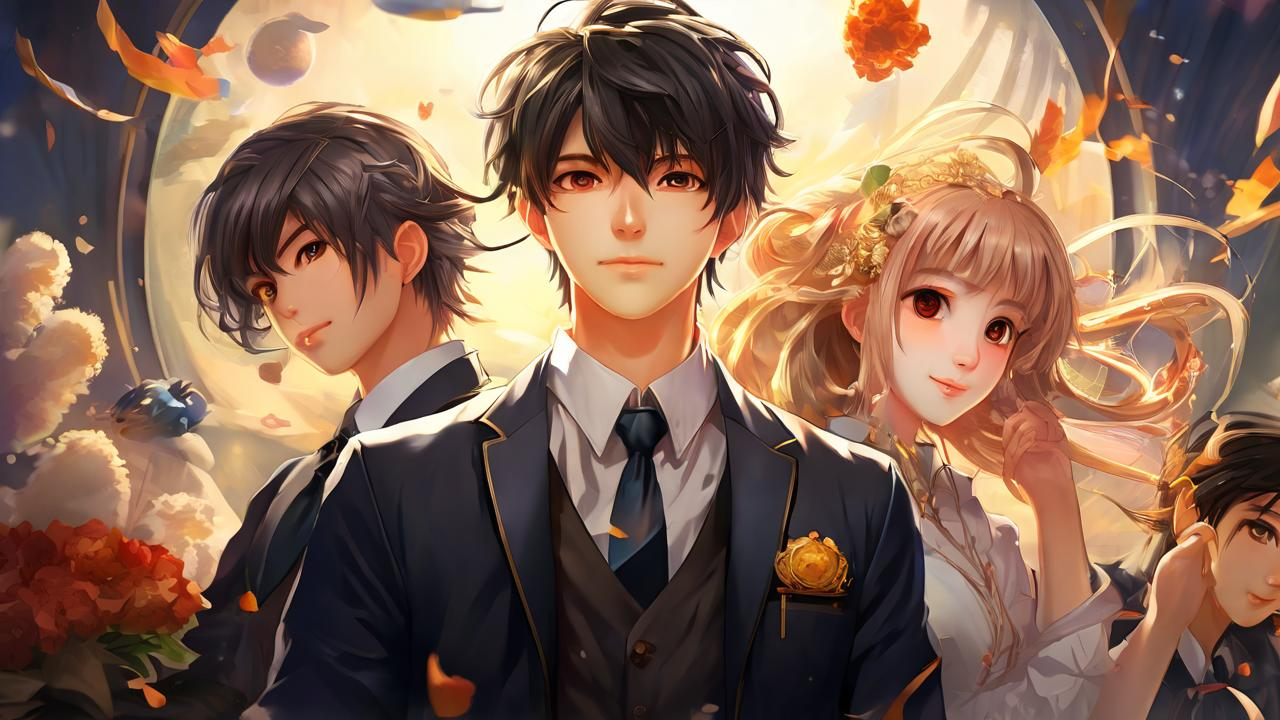
#> input picture asset/test.jpg, 1280 x 720 px; its folder holds only this picture in this run
$ python -i process_image_effect.py   (imports and definitions only)
#> lines starting #> are read from the running program, lines starting #| are printed output that depends on the picture; after the words box and inside, x2 and y2 are one past the last pixel; in counts of white or black regions, pixels touching at a corner belong together
#> further down, picture is the input picture: shape (720, 1280, 3); mean B, G, R 85.1, 104.1, 135.4
from functools import partial
from itertools import cycle
from random import random, randint

import numpy as np
import cv2
from PIL import Image
from moviepy.video.VideoClip import ImageClip

from constant import resize_image

# 决定移动大小
spacing = 35

options = ["放大", "上", "下", "上", "下", "上", "下", "上", "下", "上", "下", "上", "下", "上", "下", "上", "下", "左", "右", "左放大", "右放大"]
effects_cycle = cycle(options)
current_effect_index = 0


# [171 lines left out: functions get_next_effect, precess_image_clip, exposure_effect, jitter_effect, exposure_jitter_effect, vibration_effect and 5 more, not called in this run]


# 白色发光
def soul_out_of_body_effect(image):
    # 将图像转换为灰度图
    gray_image = cv2.cvtColor(image, cv2.COLOR_BGR2GRAY)
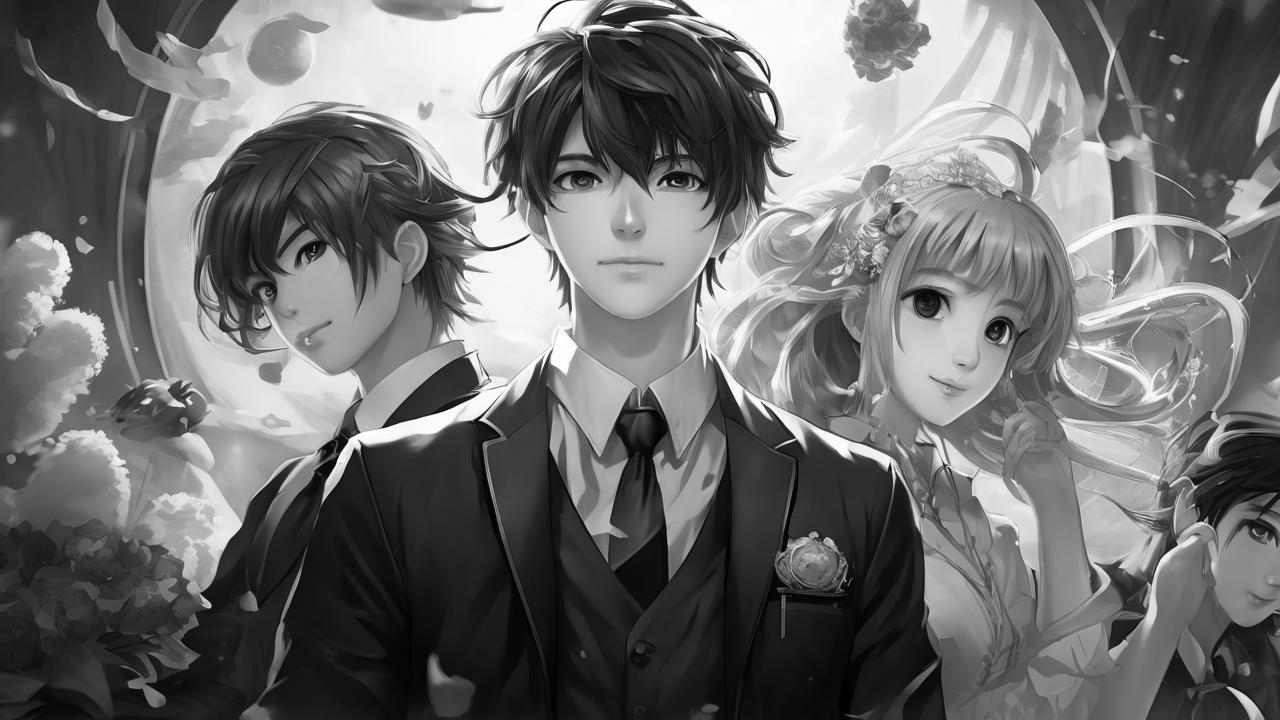
#> gray_image: shape (720, 1280); min 0, max 255, mean 111.3
    # 阈值化处理，将白色区域设为255，其余为0
    _, thresholded_image = cv2.threshold(gray_image, 250, 255, cv2.THRESH_BINARY)
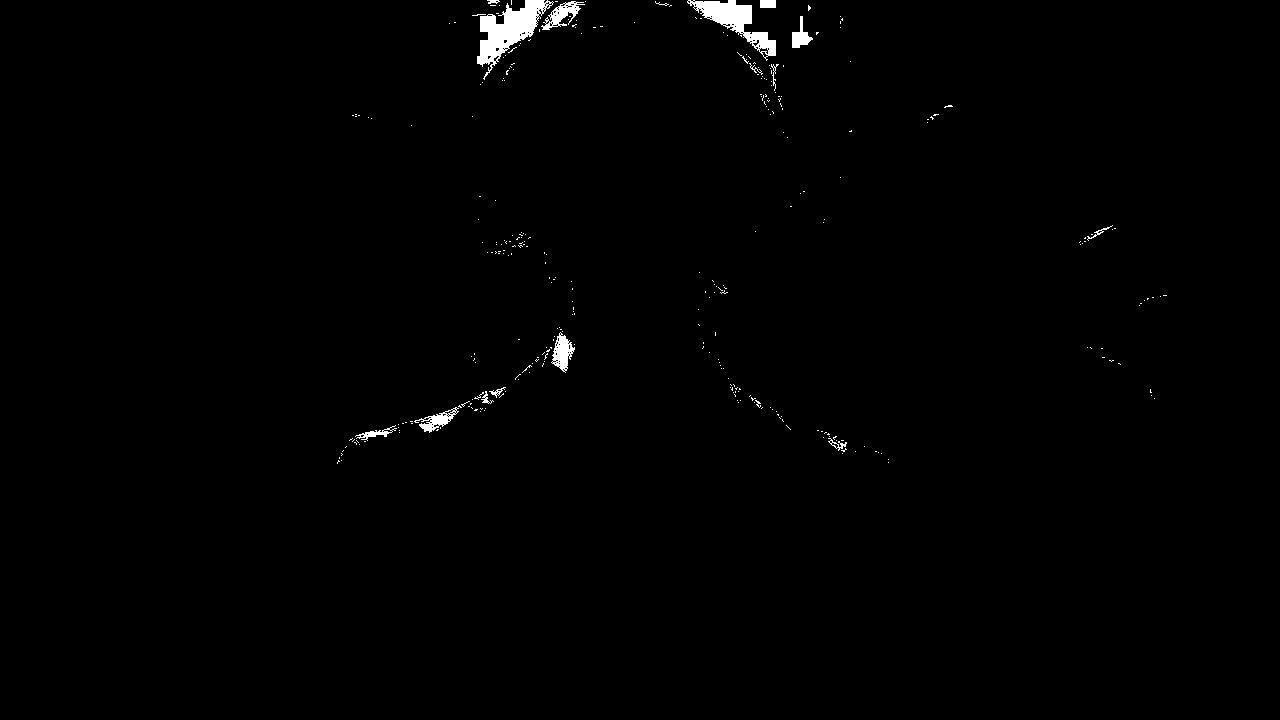
#> thresholded_image: shape (720, 1280); 0.77% white; 321 white regions (306 under 20 px), largest, box (x1, y1, x2, y2) and area: (477, 0, 554, 80) 2293, (687, 0, 776, 61) 1673, (551, 332, 575, 373) 495
    # 膨胀操作，扩大白色区域
    kernel = np.ones((5, 5), np.uint8)
    dilated_image = cv2.dilate(thresholded_image, kernel, iterations=1)
#> dilated_image: shape (720, 1280); 1.9% white; 70 white regions, largest, box (x1, y1, x2, y2) and area: (470, 0, 588, 87) 4469, (685, 0, 786, 112) 3367, (347, 385, 508, 447) 2252

    # 将膨胀后的白色区域放大到原始图像上
    key_frame = image.copy()
    key_frame[dilated_image != 0] = [255, 255, 255]  # 设置白色区域为白色
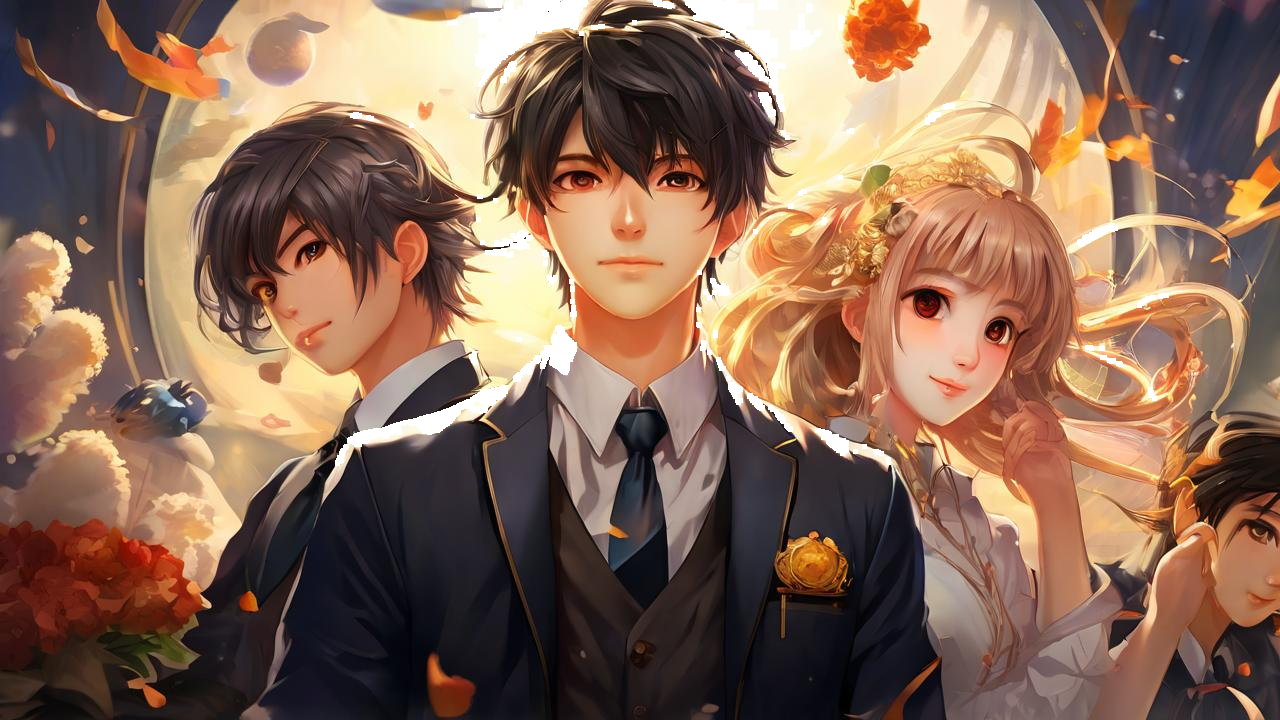
#> key_frame: shape (720, 1280, 3); 1.94% of pixels changed, all inside (x1, y1, x2, y2) = (335, 0, 1169, 466)
    result = cv2.addWeighted(image, 1, key_frame, 0.8, 0)
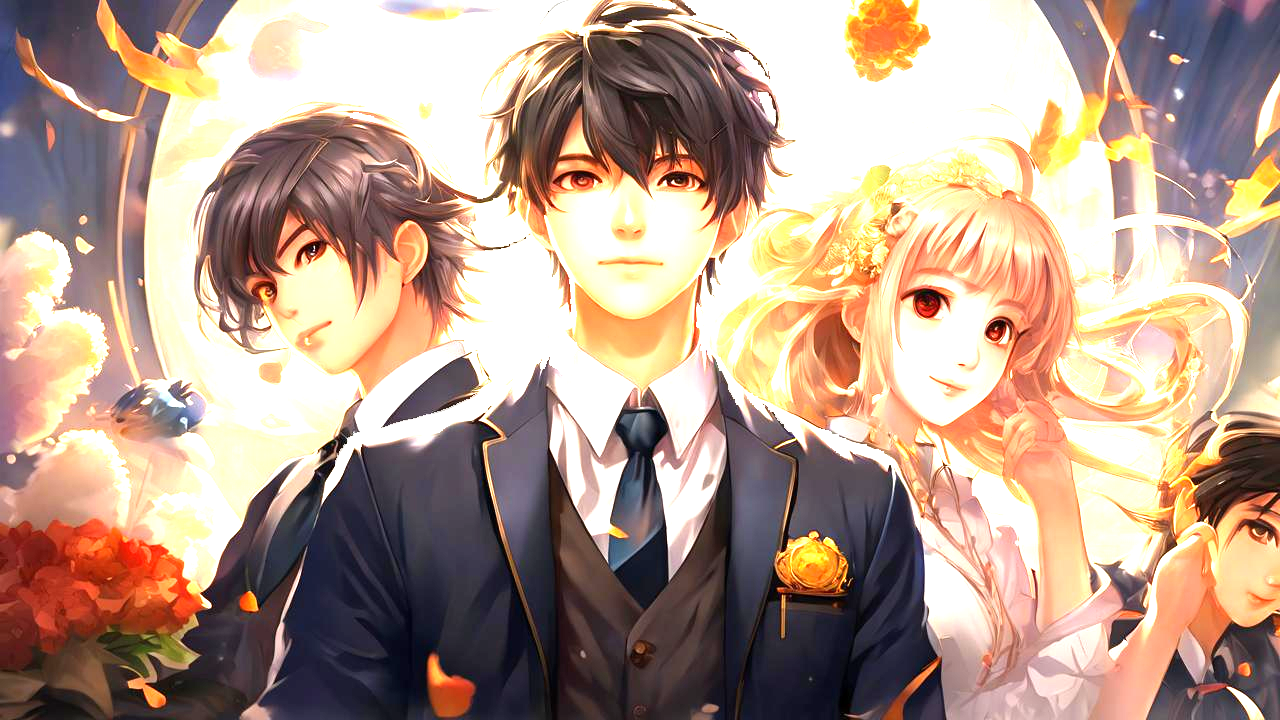
#> result: shape (720, 1280, 3); mean B, G, R 140.8, 156.8, 181.9
    return result


# 腐蚀
# [224 lines left out: functions erosion_effect, soul_out_ofeffect, zoom_frame, shift_frame_left, shift_frame_left_top, shift_frame_right_top and 6 more, not called in this run]


# 向上放大
def top_and_zoom(image, shift_pixels):
    pass


# [86 lines left out: functions apply_shake_effect, blur_effect_2, not called in this run]

>>> import cv2
>>> picture = cv2.imread('asset/test.jpg')
>>> result = soul_out_of_body_effect(picture)
